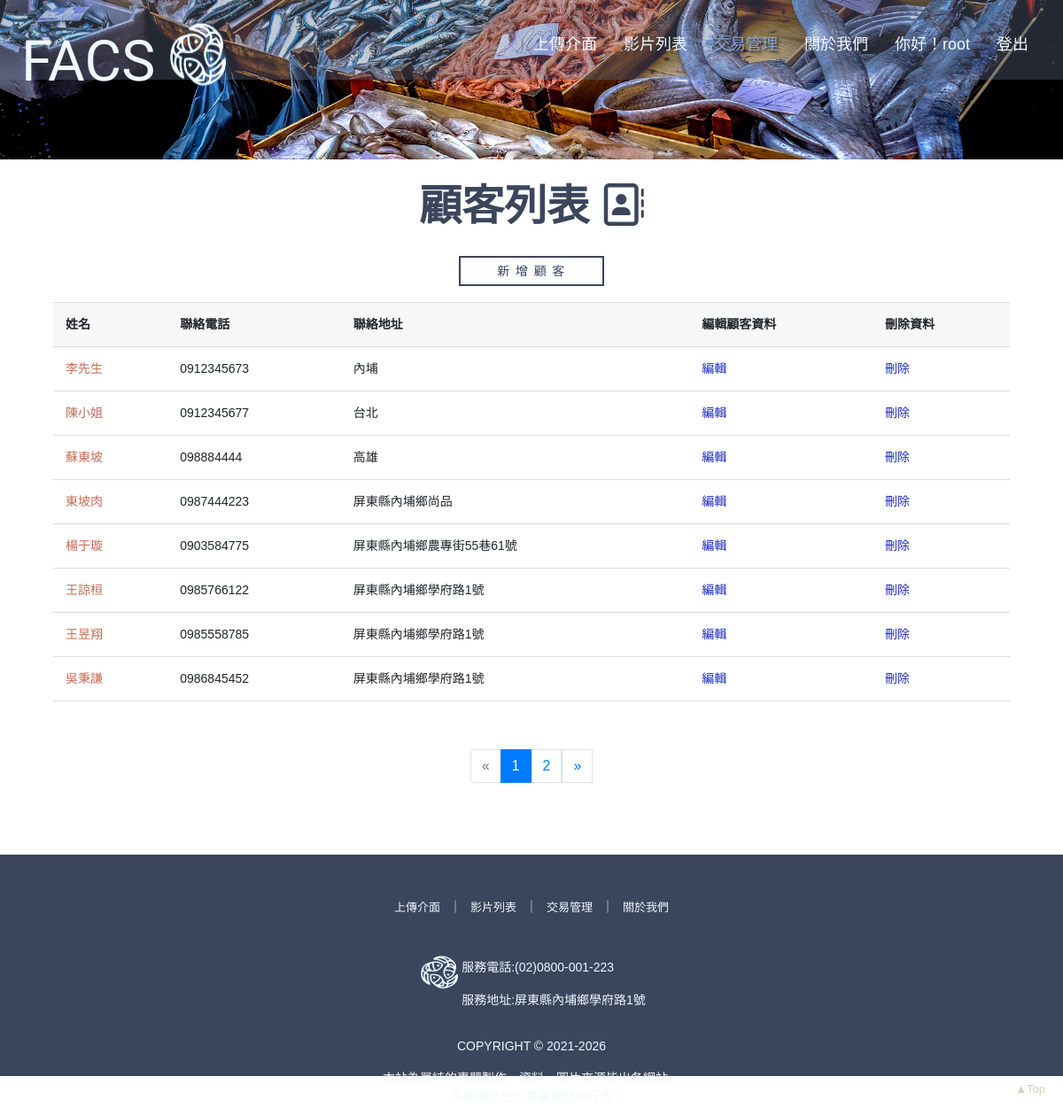
The page /customerlist/ (signed in) on the database its author committed.
### fish_app/models.py (models this page shows, shortened)
class Customer(models.Model):
    name = models.CharField(max_length=10, blank=True)
    mobile = models.CharField(max_length=10, blank=True)
    location = models.CharField(max_length=30, blank=True)
    user = models.ForeignKey(User, on_delete=models.CASCADE, null=False)

### fish_app/views.py (the view)
# urls.py: path('customerlist/', Customer_list.as_view(), name='Customerlist'),
class Customer_list(APIView):
    renderer_classes = [TemplateHTMLRenderer]
    template_name = "Customer/customer_list.html"
    def get(self, request):
        if request.user.id != None:
            u = request.user
            all = Customer.objects.all()
            queryset = all.filter(user=u)
            page = request.GET.get('page', 1)
            paginator = Paginator(queryset, 8)
            try:
                queryset = paginator.page(page)
            except PageNotAnInteger:
                queryset = paginator.page(1)
            except EmptyPage:
                queryset = paginator.page(paginator.num_pages)
            return render(request, 'Customer/customer_list.html', {'customers': queryset})
        else:
            return redirect('/login/')

### templates/Customer/customer_list.html (shortened to what this page needs)
{% if user.is_authenticated %} {%csrf_token %} {% load static %}
<!DOCTYPE html>
<html lang="en">
  <head>
    <link href="{% static "css/style05.css" %}" rel="stylesheet" type="text/css"
    />
    <link rel="stylesheet" href="https://stackpath.bootstrapcdn.com/bootstrap/4.4.1/css/bootstrap.min.css">
  </head>
  <body>
    <div class="wrap">
      <div class="orderlist-head-bg6" id="top">
        <div class="nav">
          <div class="nav-left">
            <a href="/">
              <h2>FACS</h2>
              <img src="{% static 'logo.png' %}" alt="" />
            </a>
          </div>
          <ul class="menu">
            <li><a href="/upload">上傳介面</a></li>
            <li>
              <a href="/videos/">影片列表</a>
            </li>
            <li>
              <a href="/trade" class="in-menu">交易管理</a>
            </li>
            <li><a href="/about">關於我們</a></li>
            <li>
              <a href="/profile"
                ><span data-descr="查看資料">你好！{{ user.username }}</span></a
              >
            </li>
            <li><a href="{% url 'logout' %}">登出</a></li>
          </ul>
        </div>
        <div class="head"></div>
      </div>
      <div class="order-list-contain">
        <h2>
          顧客列表 <i class="fa fa-address-book-o" aria-hidden="true"></i>
        </h2>
        <div class="order-list-title">
          <div class="buttons">
            <div class="container">
              <a
                href="{% url 'Customerpost' %}"
                class="btn effect04"
                data-sm-link-text="前 往 新 增" style="height:60%;align-items: center;border-radius:0"
                ><span>新 增 顧 客</span></a
              >
            </div>
          </div>
        </div>
        <div class="order-table-contain">
          <table class="order-table rwd-table">
            <thead>
              <tr>
                <th>姓名</th>
                <th>聯絡電話</th>
                <th>聯絡地址</th>
                <th>編輯顧客資料</th>
                <th>刪除資料</th>
              </tr>
            </thead>
            <tbody>
              {% for customer in customers %}
              <tr>
                <td class="stress" data-th="姓名">{{ customer.name }}</td>
                <td data-th="聯絡電話">{{ customer.mobile }}</td>
                <td data-th="聯絡地址">{{ customer.location }}</td>
                <td data-th="編輯資料">
                  <a href="{% url 'Customerdetail'  id=customer.id %}">編輯</a>
                </td>
                <td data-th="刪除資料">
                  <a href="{% url 'Customerdelete'  id=customer.id %}" onclick="return con()">刪除</a>
                </td>
              </tr>
              {% endfor %}{% endif %}
            </tbody>
          </table>
          {% if customers.has_other_pages %}
          <nav class="container">
            <ul class="pagination">
            {% if customers.has_previous %}
              <li class="page-item"><a class="page-link" href="?page={{ customers.previous_page_number }}" style="margin:0px;">&laquo;</a></li>
            {% else %}
              <li class="disabled page-item"><span class="page-link">&laquo;</span></li>
            {% endif %}
            {% for i in customers.paginator.page_range %}
              {% if customers.number == i %}
                <li class="active page-item"><span class="page-link">{{ i }}</span></li>
              {% else %}
                <li><a class="page-link page-item" href="?page={{ i }}" style="margin:0px;">{{ i }}</a></li>
              {% endif %}
            {% endfor %}
            {% if customers.has_next %}
              <li><a class="page-link page-item" href="?page={{ customers.next_page_number }}" style="margin:0px;">&raquo;</a></li>
            {% else %}
              <li class="disabled page-item"><span class="page-link">&raquo;</span></li>
            {% endif %}
          </ul>
          </nav>
          {% endif %}
        </div>
      </div>
      <div class="footer">
        <div class="footer-nav">
          <ul>
            <li><a href="/upload">上傳介面</a></li>
            ｜
            <li><a href="/videos">影片列表</a></li>
            ｜
            <li><a href="/trade">交易管理</a></li>
            ｜
            <li><a href="/about">關於我們</a></li>
          </ul>
        </div>
        <div class="num-ad">
          <img
            src="{% static 'logo.png' %}"
            width="50px"
            height="50px"
            alt=""
          />
          <div class="num-ad2">
            <p>服務電話:(02)0800-001-223</p>
            <p>服務地址:屏東縣內埔鄉學府路1號</p>
          </div>
        </div>
        <div class="copytight">
          <p>COPYRIGHT © 2021-2026</p>
          <p>
            本站為單純的專題製作，資料、圖片來源皆出各網站，<br />不使用於任何商業或營利行為
          </p>
        </div>
        <a href="#" class="top"><span>▲Top</span></a>
      </div>
    </div>
  </body>
</html>

### templates/Customer/customer_list.html (style rules this page uses)
.rwd-table { overflow: hidden; }
.rwd-table th, .rwd-table td { margin: 0.5em 1em; }
.rwd-table { min-width: 100%; }
.rwd-table th { display: none; }
.rwd-table td { display: block; }
.rwd-table td:before { content: attr(data-th) " : "; font-weight: bold; width: 6.5em; display: inline-block; }
.rwd-table th, .rwd-table td { text-align: left; }
.rwd-table th, .rwd-table td:before { font-weight: bold; }
@media (min-width: 480px) { .rwd-table td:before { display: none; } }
@media (min-width: 480px) { .rwd-table th, .rwd-table td { display: table-cell; padding: 0.25em 0.5em; } }
@media (min-width: 480px) { .rwd-table th:first-child, .rwd-table td:first-child { padding-left: 0; } }
@media (min-width: 480px) { .rwd-table th:last-child, .rwd-table td:last-child { padding-right: 0; } }
@media (min-width: 480px) { .rwd-table th, .rwd-table td { padding: 1em !important; } }
.btn { letter-spacing: 0.1em; cursor: pointer; font-size: 14px; font-weight: 400; line-height: 25px; max-width: 160px; position: relative; text-decoration: none; text-transform: uppercase; width: 100%; }
.effect04 { --uismLinkDisplay: var(--smLinkDisplay, inline-flex); display: var(--uismLinkDisplay); color: #3b455c; outline: solid 2px #3b455c; position: relative; transition-duration: 0.4s; overflow: hidden; }
.effect04::before, .effect04 span { margin: 0 auto; transition-timing-function: cubic-bezier(0.86, 0, 0.07, 1); transition-duration: 0.4s; }
.effect04::before { content: attr(data-sm-link-text); color: #fff; position: absolute; left: 0; right: 0; margin: auto; -webkit-transform: translateY(500%) scale(-0.1, 20); transform: translateY(500%) scale(-0.1, 20); }

### rows shown on the page
Customer: name "李先生", mobile "0912345673", location "內埔"
Customer: name "陳小姐", mobile "0912345677", location "台北"
Customer: name "蘇東坡", mobile "098884444", location "高雄"
Customer: name "東坡肉", mobile "0987444223", location "屏東縣內埔鄉尚品"
Customer: name "楊于璇", mobile "0903584775", location "屏東縣內埔鄉農專街55巷61號"
Customer: name "王諒桓", mobile "0985766122", location "屏東縣內埔鄉學府路1號"
Customer: name "王昱翔", mobile "0985558785", location "屏東縣內埔鄉學府路1號"
Customer: name "吳秉謙", mobile "0986845452", location "屏東縣內埔鄉學府路1號"

### other values the page prints
{{ user.username }} "root"
{{ i }} "1"
{{ i }} "2"
